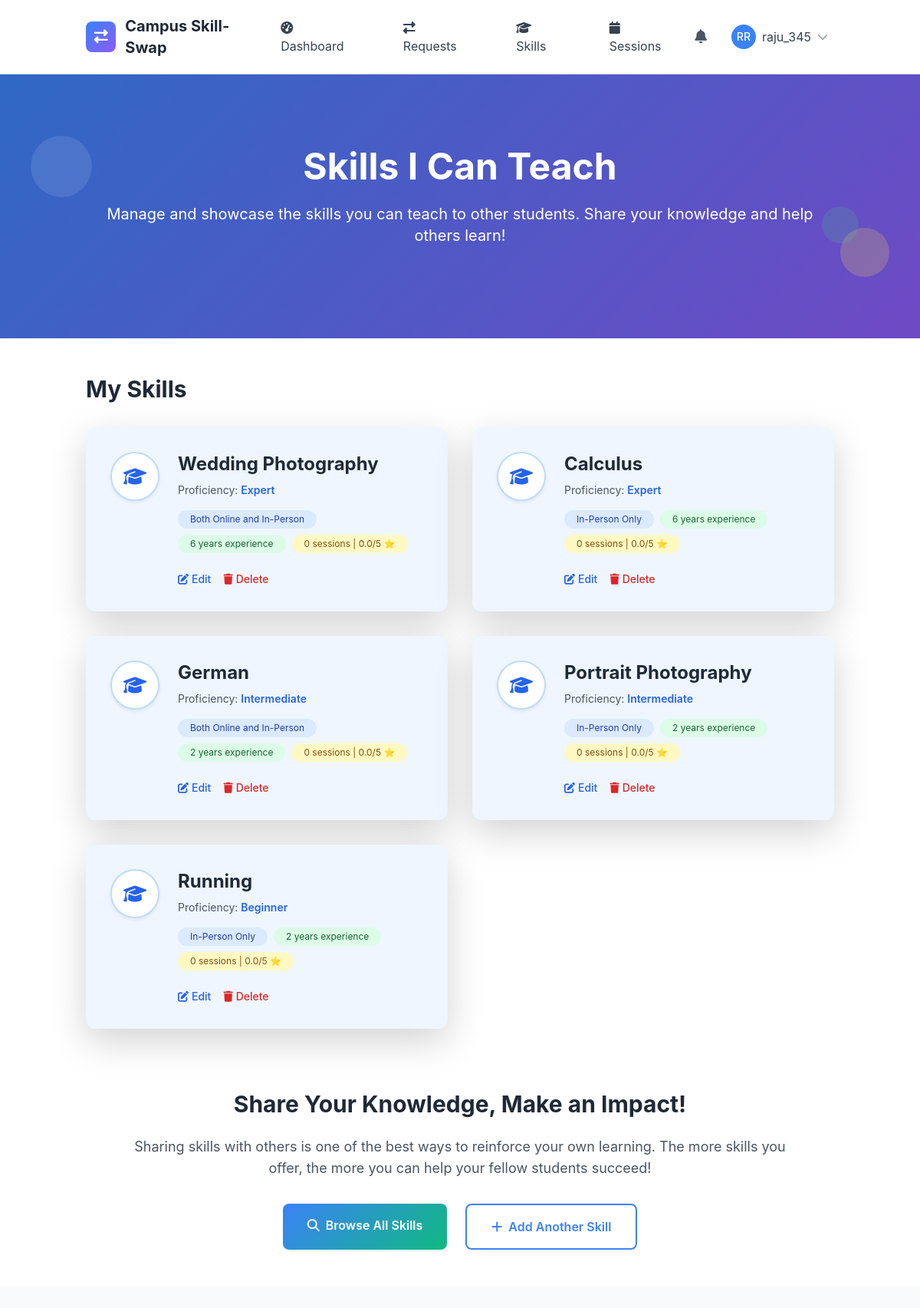
Screenshot of /skills/offered/ (signed in) with the database file from the repository.
### skills/models.py (models this page shows, shortened)
class OfferedSkill(models.Model):
    PROFICIENCY_LEVELS = [
        ('beginner', 'Beginner'),
        ('intermediate', 'Intermediate'),
        ('advanced', 'Advanced'),
        ('expert', 'Expert'),
    ]
    user = models.ForeignKey(User, on_delete=models.CASCADE, related_name='offered_skills')
    skill = models.ForeignKey(Skill, on_delete=models.CASCADE, related_name='offered_by_users')
    proficiency_level = models.CharField(max_length=20, choices=PROFICIENCY_LEVELS)
    description = models.TextField(blank=True, help_text="Describe your experience with this skill")
    years_of_experience = models.PositiveIntegerField(default=0)
    is_active = models.BooleanField(default=True)
    teaching_preference = models.CharField(max_length=20, choices=[
        ('online', 'Online Only'),
        ('in_person', 'In-Person Only'),
        ('both', 'Both Online and In-Person'),
    ], default='both')
    max_students_per_session = models.PositiveIntegerField(default=1)
    created_at = models.DateTimeField(auto_now_add=True)
    updated_at = models.DateTimeField(auto_now=True)
    total_sessions = models.PositiveIntegerField(default=0)
    average_rating = models.FloatField(default=0.0)
    class Meta:
        ordering = ['-created_at']
        unique_together = ['user', 'skill']
        db_table = 'offeredskill'

class Skill(models.Model):
    name = models.CharField(max_length=100)
    category = models.ForeignKey(SkillCategory, on_delete=models.CASCADE, related_name='skills')
    description = models.TextField(blank=True)
    is_popular = models.BooleanField(default=False)
    created_at = models.DateTimeField(auto_now_add=True)
    updated_at = models.DateTimeField(auto_now=True)
    class Meta:
        ordering = ['category__name', 'name']
        unique_together = ['name', 'category']

### skills/views.py (the view)
# urls.py: path('offered/', views.OfferedSkillListView.as_view(), name='offered_list'),
class OfferedSkillListView(LoginRequiredMixin, ListView):
    model = OfferedSkill
    template_name = 'skills/offered_list.html'
    context_object_name = 'offered_skills'
    def get_queryset(self):
        return OfferedSkill.objects.filter(user=self.request.user)
    def get_context_data(self, **kwargs):
        context = super().get_context_data(**kwargs)
        context['desired_skills'] = self.request.user.desired_skills.all()
        return context

### templates/skills/offered_list.html (shortened to what this page needs)
{% extends 'base.html' %}
{% load static %}
{% block content %}
<section class="gradient-bg relative overflow-hidden">
    <div class="absolute inset-0 bg-black opacity-20"></div>
    <div class="relative container mx-auto px-4 py-16 lg:py-24">
        <div class="text-center text-white">
            <h1 class="text-4xl lg:text-5xl font-bold mb-4">Skills I Can Teach</h1>
            <p class="text-lg lg:text-xl mb-6">Manage and showcase the skills you can teach to other students. Share your knowledge and help others learn!</p>
        </div>
    </div>
    <div class="absolute top-20 left-10 w-20 h-20 bg-white opacity-10 rounded-full animate-bounce"></div>
    <div class="absolute bottom-20 right-10 w-16 h-16 bg-yellow-300 opacity-20 rounded-full animate-pulse"></div>
    <div class="absolute top-1/2 right-20 w-12 h-12 bg-green-400 opacity-15 rounded-full animate-bounce delay-75"></div>
</section>
<section class="py-12 bg-white">
    <div class="container mx-auto px-4">
        <div class="max-w-6xl mx-auto">
            <div class="flex items-center justify-between mb-8">
                <h2 class="text-3xl font-bold text-gray-800">My Skills</h2>
            </div>
            {% if offered_skills %}
                <div class="grid grid-cols-1 lg:grid-cols-2 gap-8">
                    {% for offered in offered_skills %}
                    <div class="bg-blue-50 rounded-xl p-8 shadow-lg hover:shadow-xl transition-all transform hover:-translate-y-1">
                        <div class="flex items-start gap-6">
                            <div class="w-16 h-16 rounded-full flex items-center justify-center bg-white border-2 border-blue-200 shadow-sm">
                                <i class="fas fa-graduation-cap text-blue-600 text-2xl"></i>
                            </div>
                            <div class="flex-1">
                                <h3 class="text-2xl font-bold text-gray-800 mb-2">{{ offered.skill.name }}</h3>
                                <p class="text-sm text-gray-600 mb-2">Proficiency: <span class="font-semibold text-blue-600">{{ offered.get_proficiency_level_display }}</span></p>
                                <div class="flex flex-wrap gap-2 mb-4">
                                    <span class="inline-block bg-blue-100 text-blue-800 text-xs px-3 py-1 rounded-full">{{ offered.get_teaching_preference_display }}</span>
                                    <span class="inline-block bg-green-100 text-green-800 text-xs px-3 py-1 rounded-full">{{ offered.years_of_experience }} years experience</span>
                                    <span class="inline-block bg-yellow-100 text-yellow-800 text-xs px-3 py-1 rounded-full">{{ offered.total_sessions }} sessions | {{ offered.average_rating|floatformat:1 }}/5 ⭐</span>
                                </div>
                                <div class="flex gap-3">
                                    <a href="{% url 'skills:offered_edit' offered.pk %}" class="text-blue-600 hover:text-blue-800 font-medium text-sm flex items-center">
                                        <i class="fas fa-edit mr-1"></i>Edit
                                    </a>
                                    <a href="{% url 'skills:offered_delete' offered.pk %}" class="text-red-600 hover:text-red-800 font-medium text-sm flex items-center">
                                        <i class="fas fa-trash mr-1"></i>Delete
                                    </a>
                                </div>
                            </div>
                        </div>
                    </div>
                    {% endfor %}
                </div>
            {% endif %}
        </div>
        <div class="mt-20 text-center max-w-4xl mx-auto">
            <h3 class="text-3xl font-bold text-gray-800 mb-4">Share Your Knowledge, Make an Impact!</h3>
                            <p class="text-lg text-gray-600 mb-8">Sharing skills with others is one of the best ways to reinforce your own learning. The more skills you offer, the more you can help your fellow students succeed!</p>
            <div class="flex flex-col sm:flex-row gap-4 justify-center">
                <a href="{% url 'skills:skill_list' %}" class="btn-primary-custom px-8 py-3 text-white rounded-lg font-semibold hover:shadow-lg transition-all inline-block">
                    <i class="fas fa-search mr-2"></i>Browse All Skills
                </a>
                <a href="{% url 'skills:add_skill' %}" class="bg-white border-2 border-blue-500 text-blue-500 px-8 py-3 rounded-lg font-semibold hover:bg-blue-50 transition-all inline-block">
                    <i class="fas fa-plus mr-2"></i>Add Another Skill
                </a>
            </div>
        </div>
    </div>
</section>
{% endblock %}

### templates/base.html (shortened to what this page needs)
{% load static %}
<!DOCTYPE html>
<html lang="en" class="h-full">
<head>
    <script src="https://cdn.tailwindcss.com"></script>
    <link href="https://cdn.jsdelivr.net/npm/bootstrap@5.3.2/dist/css/bootstrap.min.css" rel="stylesheet">
    <link rel="stylesheet" href="https://cdnjs.cloudflare.com/ajax/libs/font-awesome/6.5.1/css/all.min.css">
</head>
<body class="bg-gray-50 h-full">
    <nav class="bg-white shadow-lg border-b">
        <div class="container mx-auto px-4">
            <div class="flex justify-between items-center py-3">
                <div class="flex items-center space-x-3">
                    <div class="w-10 h-10 gradient-bg rounded-lg flex items-center justify-center">
                        <i class="fas fa-exchange-alt text-white text-lg"></i>
                    </div>
                    <a href="{% url 'core:home' %}" class="text-xl font-bold text-gray-800 hover:text-blue-600 transition-colors">
                        Campus Skill-Swap
                    </a>
                </div>
                <div class="hidden md:flex items-center space-x-6">
                    {% if user.is_authenticated %}
                        <a href="{% url 'core:dashboard' %}" class="nav-link px-3 py-2 text-gray-700 hover:text-blue-600 transition-colors">
                            <i class="fas fa-tachometer-alt mr-2"></i>Dashboard
                        </a>
                        <a href="{% url 'skill_sessions:request_list' %}" class="nav-link px-3 py-2 text-gray-700 hover:text-blue-600 transition-colors">
                            <i class="fas fa-exchange-alt mr-2"></i>Requests
                        </a>
                        <a href="{% url 'skills:skill_list' %}" class="nav-link px-3 py-2 text-gray-700 hover:text-blue-600 transition-colors">
                            <i class="fas fa-graduation-cap mr-2"></i>Skills
                        </a>
                        <a href="{% url 'skill_sessions:session_management' %}" class="nav-link px-3 py-2 text-gray-700 hover:text-blue-600 transition-colors">
                            <i class="fas fa-calendar mr-2"></i>Sessions
                        </a>
                    {% endif %}
                </div>
                <div class="flex items-center space-x-4">
                    {% if user.is_authenticated %}
                        <div class="relative">
                            <button id="notificationBtn" class="relative p-2 text-gray-600 hover:text-blue-600 transition-colors">
                                <i class="fas fa-bell text-lg"></i>
                            </button>
                        </div>
                        <div class="relative">
                            <button id="userMenuBtn" class="flex items-center space-x-2 p-2 rounded-lg hover:bg-gray-100 transition-colors">
                                {% if user.profile.profile_picture %}
                                    <img src="{{ user.profile.profile_picture.url }}" alt="Profile" class="w-8 h-8 rounded-full">
                                {% else %}
                                    <div class="w-8 h-8 bg-blue-500 rounded-full flex items-center justify-center">
                                        <span class="text-white text-sm font-medium">{{ user.first_name|first|upper }}{{ user.last_name|first|upper }}</span>
                                    </div>
                                {% endif %}
                                <span class="hidden md:block text-gray-700">{{ user.username}}</span>
                                <i class="fas fa-chevron-down text-gray-400 text-sm"></i>
                            </button>
                        </div>
                    {% endif %}
                </div>
            </div>
        </div>
    </nav>
    <main class="min-h-screen">
        {% block content %}{% endblock %}
    </main>
</body>
</html>

### templates/base.html (style rules this page uses)
:root { --primary-color: #3B82F6; --secondary-color: #10B981; --accent-color: #8B5CF6; --warning-color: #F59E0B; --danger-color: #EF4444; }
body { font-family: 'Inter', -apple-system, BlinkMacSystemFont, sans-serif; }
.gradient-bg { background: linear-gradient(135deg, var(--primary-color) 0%, var(--accent-color) 100%); }
.btn-primary-custom { background: linear-gradient(135deg, var(--primary-color), var(--secondary-color)); border: none; transition: all 0.3s ease; }

### rows the page displays
OfferedSkill: skill.name "Wedding Photography", proficiency_level "Expert", teaching_preference "Both Online and In-Person", years_of_experience "6", total_sessions "0", average_rating "0.0"
OfferedSkill: skill.name "Calculus", proficiency_level "Expert", teaching_preference "In-Person Only", years_of_experience "6", total_sessions "0", average_rating "0.0"
OfferedSkill: skill.name "German", proficiency_level "Intermediate", teaching_preference "Both Online and In-Person", years_of_experience "2", total_sessions "0", average_rating "0.0"
OfferedSkill: skill.name "Portrait Photography", proficiency_level "Intermediate", teaching_preference "In-Person Only", years_of_experience "2", total_sessions "0", average_rating "0.0"
OfferedSkill: skill.name "Running", proficiency_level "Beginner", teaching_preference "In-Person Only", years_of_experience "2", total_sessions "0", average_rating "0.0"

### other values shown
{{ user.first_name|first|upper }} "R"
{{ user.last_name|first|upper }} "R"
{{ user.username }} "raju_345"
